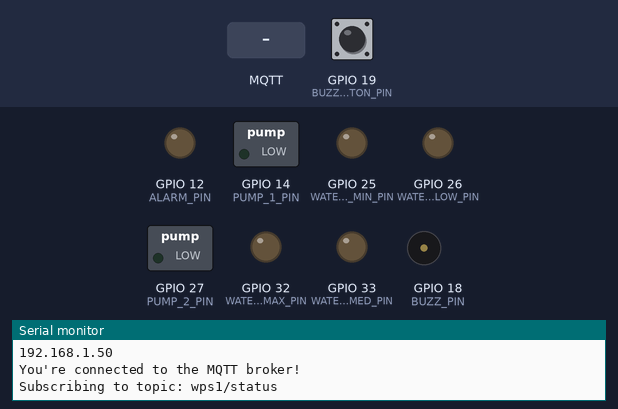
Simulated run of this sketch. Board: ESP32. Shown: switched loads named in the sketch (green lamp = pin HIGH), output pins drawn as LEDs (lit = HIGH), buzzer (waves = sounding, pin HIGH), the last lines printed to the serial monitor. Inputs (shaded band) come from the test bench; at power-on: GPIO 19 (BUZZ_BOTTON_PIN) LOW. WiFi joins after 1.5 s; servers stay silent unless stated; no MQTT or app messages arrive unless stated.

Above: at 2.7 s.
2.8 s: MQTT message "1" arrives on the first subscribed topic
At 4.7 s:
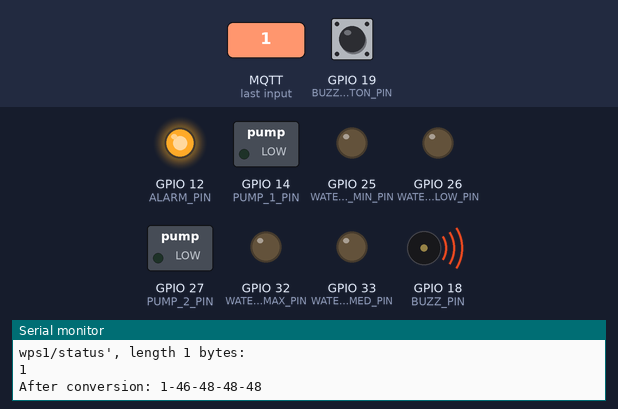
5.0 s: GPIO 19 (BUZZ_BOTTON_PIN) pulled HIGH for 0.6 s
At 6.3 s:
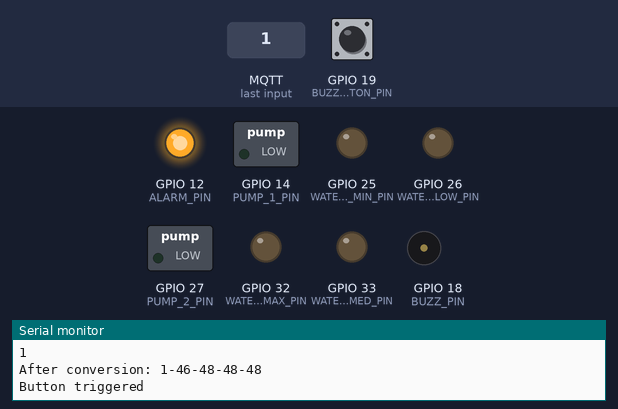
9.0 s: MQTT message "0" arrives on the first subscribed topic
At 10.7 s:
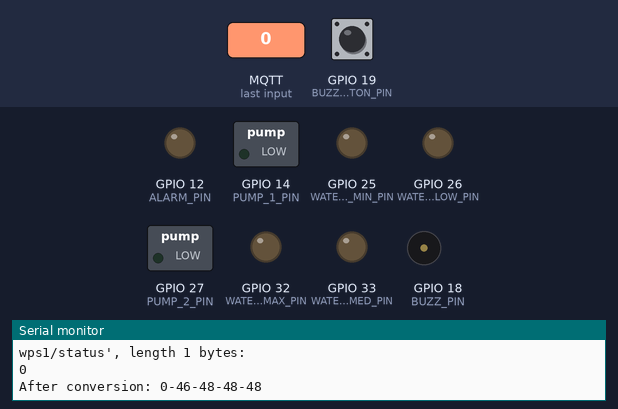
Timing chart, 0 to 26.0 s (numbered marks = the images above; inputs shaded):
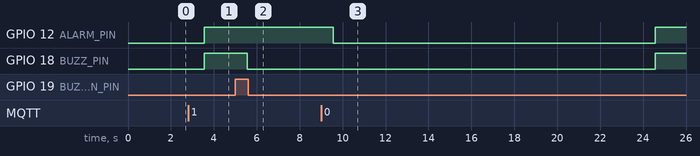

Measured:
- after the input at 2.8 s, GPIO 12 (ALARM_PIN), GPIO 18 (BUZZ_PIN): LOW → HIGH after 0.76 s
- after the input at 5.0 s, GPIO 18 (BUZZ_PIN): HIGH → LOW after 0.56 s
- after the input at 9.0 s, GPIO 12 (ALARM_PIN): HIGH → LOW after 0.56 s, → HIGH 15.0 s later; GPIO 18 (BUZZ_PIN): LOW → HIGH after 15.6 s

The sketch:

rss.ino
```cpp
#include <Arduino.h>
#include <WiFi.h>
#include <ArduinoMqttClient.h>

#define ALARM_PIN 12

#define PUMP_1_PIN 14
#define PUMP_2_PIN 27

#define WATER_LEVEL_LOW_PIN 26
#define WATER_LEVEL_MIN_PIN 25
#define WATER_LEVEL_MED_PIN 33
#define WATER_LEVEL_MAX_PIN 32

#define BUZZ_PIN  18
#define BUZZ_BOTTON_PIN  19

//------------
#define WIFI_NETWORK    "MyPhone"
#define WIFI_PASSWORD   "iseprules"
#define WIFI_TIMEOUT    25000

#define BROKER "172.20.10.3"
#define BROKER_PORT 1883
//------------

#define LEVEL_LOW 1
#define LEVEL_MIN 2
#define LEVEL_MED 3
#define LEVEL_MAX 4

#define PUMP_OFF 0
#define PUMP_ON 1

WiFiClient client;
MqttClient mqttClient(client);

const char topic[]  = "wps1/status";

uint8_t alert_lost_broker = 0;
const uint8_t MAX_NO_MESSAGE = 15;

bool alert_checked = false;
bool alert = false;

void setup() {
  Serial.begin(115200);

  pinMode(ALARM_PIN, OUTPUT);
  pinMode(BUZZ_PIN, OUTPUT);
  pinMode(PUMP_1_PIN, OUTPUT);
  pinMode(PUMP_2_PIN, OUTPUT);
  pinMode(WATER_LEVEL_LOW_PIN, OUTPUT);
  pinMode(WATER_LEVEL_MIN_PIN, OUTPUT);
  pinMode(WATER_LEVEL_MED_PIN, OUTPUT);
  pinMode(WATER_LEVEL_MAX_PIN, OUTPUT);
  pinMode(BUZZ_BOTTON_PIN, INPUT);

  connect_to_broker();
}

void loop() {

  if( WiFi.status() == WL_CONNECTED ){
    mqttClient.poll();
    if (alert_lost_broker >= MAX_NO_MESSAGE) {
      alarm_on();
      Serial.println("During the last 15 seconds, no message was received.");
    }
    alert_lost_broker++;
  } else{
    connect_to_broker();
  }

  check_alert_button();
  delay(1000);
}

void check_alert_button() {
  int button_state = digitalRead(BUZZ_BOTTON_PIN);
  if ( button_state == HIGH && alert){
    Serial.println("Button triggered");
    alert_checked = true;
    digitalWrite(BUZZ_PIN, LOW);
  }
}

void alarm_on(){
  digitalWrite(ALARM_PIN, HIGH);
  alert = true;
  if (!alert_checked) {
    digitalWrite(BUZZ_PIN, HIGH);
  }
}

void alarm_off(){
  alert = false;
  digitalWrite(ALARM_PIN, LOW);
  digitalWrite(BUZZ_PIN, LOW);
  alert_checked = false;
}

void onMqttMessage(int messageSize) {
  alert_lost_broker = 0;
  // example: 1,1,4,1,1
  const uint8_t max_len = 10;
  char *message = (char *) malloc(max_len);
  uint8_t i = 0;

  // we received a message, print out the topic and contents
  Serial.println("Received a message with topic '");
  Serial.print(mqttClient.messageTopic());
  Serial.print("', length ");
  Serial.print(messageSize);
  Serial.println(" bytes:");

  // use the Stream interface to print the contents
  while (mqttClient.available()) {
    if (i < max_len) {
      message[i] = (char)mqttClient.read();
      Serial.print(message[i]);
    } else {
      Serial.println("\nnot catched by string buffer:");
      Serial.print((char)mqttClient.read());
    }
    i++;
  }

  Serial.println();

  int alarm = message[0] - '0';
  int wps_id = message[2] - '0';
  int level = message[4] - '0';
  int pump_1 = message[6] - '0';
  int pump_2 = message[8] - '0';

  Serial.print("\nAfter conversion: ");
  Serial.print(alarm);
  Serial.print(wps_id);
  Serial.print(level);
  Serial.print(pump_1);
  Serial.print(pump_2);
  Serial.println();

  do_alarm(alarm);
  do_level(level);
  do_pump_1(pump_1);
  do_pump_2(pump_2);
}

void do_pump_1(int value) {
  switch (value) {
  case PUMP_OFF:
    digitalWrite(PUMP_1_PIN, LOW);
    break;
  case PUMP_ON:
    digitalWrite(PUMP_1_PIN, HIGH);
    break;
  }
}

void do_pump_2(int value) {
  switch (value) {
  case PUMP_OFF:
    digitalWrite(PUMP_2_PIN, LOW);
    break;
  case PUMP_ON:
    digitalWrite(PUMP_2_PIN, HIGH);
    break;
  }
}

void do_alarm(int value){
  switch (value) {
  case 0:
    alarm_off();
    break;
  case 1:
    alarm_on();
    break;
  }
}

void do_level(int value){

  digitalWrite(WATER_LEVEL_LOW_PIN, LOW);
  digitalWrite(WATER_LEVEL_MIN_PIN, LOW);
  digitalWrite(WATER_LEVEL_MED_PIN, LOW);
  digitalWrite(WATER_LEVEL_MAX_PIN, LOW);

  switch (value) {
  case LEVEL_LOW:
    digitalWrite(WATER_LEVEL_LOW_PIN, HIGH);
    break;
  case LEVEL_MIN:
    digitalWrite(WATER_LEVEL_MIN_PIN, HIGH);
    break;
  case LEVEL_MED:
    digitalWrite(WATER_LEVEL_MED_PIN, HIGH);
    break;
  case LEVEL_MAX:
    digitalWrite(WATER_LEVEL_MAX_PIN, HIGH);
    break;
  }
}

void connect_to_broker (void) {
  Serial.println("Connecting to WiFi");
  WiFi.mode(WIFI_STA);
  WiFi.begin(WIFI_NETWORK, WIFI_PASSWORD);
  unsigned long start_attempt = millis();

  while( ( WiFi.status() != WL_CONNECTED ) && ( millis() - start_attempt < WIFI_TIMEOUT) )
  {
    Serial.println("Connecting to WiFi");
    delay(500);
  }

  if( WiFi.status() != WL_CONNECTED )
  {
    Serial.println("Connecting to WiFi failed");
    delay(5000);
  }
  else
  {
    Serial.println("WiFi Connected");
    Serial.println(WiFi.localIP());
  }

  if (!mqttClient.connect(BROKER, BROKER_PORT)) {
    Serial.print("Task3 MQTT connection failed! Error code = ");
    Serial.println(mqttClient.connectError());
    delay(1000);
  }

  Serial.println("You're connected to the MQTT broker!");
  Serial.println();

  // set the message receive callback
  mqttClient.onMessage(onMqttMessage);

  Serial.print("Subscribing to topic: ");
  Serial.println(topic);
  Serial.println();

  // subscribe to a topic
  mqttClient.subscribe(topic);
}
```
